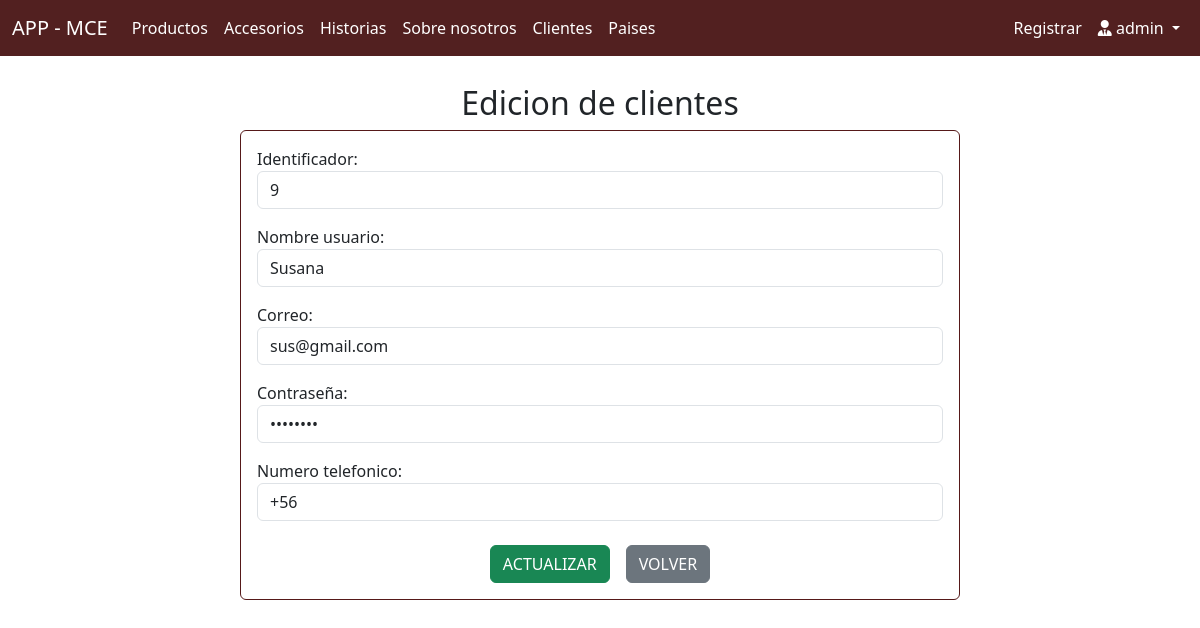
The page /administrativo/edicionCliente/9 (signed in) on the database its author committed.
### mce/models.py (models this page shows, shortened)
class Cliente(models.Model):
    id          = models.AutoField(primary_key=True)
    username    = models.CharField(max_length=20, unique=True, default='default_username', null=False, blank=False)
    email       = models.EmailField(unique=True, max_length=100, blank=False, null=False)
    password    = models.CharField(max_length=50)
    phoneNumber = models.CharField(max_length=15, blank=True, null=True)
    codigo      = models.CharField(max_length=5, default=56)
    active      = models.BooleanField()

### administrativo/views.py (the view)
# urls.py: path('edicionCliente/<id>', views.edicionCliente, name='edicionCliente'),
@login_required
def edicionCliente(request, id):
    cliente= Cliente.objects.get(id=id)
    context= {'cliente': cliente}
    return render(request, 'administrativo/edicionCliente.html', context)

### administrativo/templates/administrativo/edicionCliente.html (shortened to what this page needs)
{% extends 'administrativo/baseCrud.html' %}
{% block body%}
<div class="container mt-1">
    <div class="row justify-content-center">
        <div class="col-md-8">
            <h2 class="text-center">Edicion de clientes</h2>
            <div class="card" style="border: 1px solid #561919">
                <div class="card-body">
                    <form action="{% url 'editarCliente' %}" value="{{cliente.id}}" method="POST"> {% csrf_token %}
                        <div class="form-group mb-3">
                            <label for="identifier">Identificador:</label>
                            <input type="text" id="identifier" name="identifier" value="{{cliente.id}}"
                                class="form-control" placeholder="numero cliente" readonly>
                        </div>
                        <div class="form-group mb-3">
                            <label for="user">Nombre usuario:</label>
                            <input type="text" id="user" name="user" value="{{cliente.username}}" class="form-control"
                                placeholder="nombre usuario" minlength="5" maxlength="20">
                        </div>
                        <div class="form-group mb-3">
                            <label for="email">Correo:</label>
                            <input type="mail" id="email" name="email" value="{{cliente.email}}" class="form-control"
                                placeholder="correo" maxlength="100">
                        </div>
                        <div class="form-group mb-3">
                            <label for="pass">Contraseña:</label>
                            <input type="password" id="pass" name="pass" value="{{cliente.password}}"
                                class="form-control" placeholder="contraseña" maxlength="50">
                        </div>
                        <div class="form-group mb-4">
                            <label for="cel">Numero telefonico:</label>
                            <input type="text" id="cel" name="cel" value="{{cliente.phoneNumber}}" class="form-control"
                                placeholder="numero telefonico (opc)" maxlength="9">
                        </div>
                        <div class="form-group d-flex justify-content-center">
                            <button type="submit"
                            class="btn btn-success text-white btn-md mx-2" onclick="showAlert()">ACTUALIZAR</button>
                            <a href="{% url 'crud' %}" class="btn btn-secondary text-white btn-md mx-2">VOLVER</a>
                        </div>
                    </form>
                </div>
            </div>
        </div>
    </div>
</div>
{% endblock %}

### administrativo/templates/administrativo/baseCrud.html (shortened to what this page needs)
<!DOCTYPE html>
<html lang="en">
<head>
  <link rel="stylesheet" href="https://cdnjs.cloudflare.com/ajax/libs/font-awesome/6.0.0-beta3/css/all.min.css">
  <link href="https://cdn.jsdelivr.net/npm/bootstrap@5.3.3/dist/css/bootstrap.min.css" rel="stylesheet"
>
</head>
<body>
  {% if user.is_authenticated and user.is_superuser %}
  <nav class="navbar navbar-expand-lg" style="background-color:  #522020;">
    <div class="container-fluid">
      <a class="navbar-brand text-white" href="{% url 'crud' %}">APP - MCE</a>
      <div class="collapse navbar-collapse" id="navbarNav">
        <ul class="navbar-nav me-auto mb-2 mb-lg-0">
          <li class="nav-item">
            <a class="nav-link active text-white" aria-current="page" href="{% url 'crudProductos' %}">Productos</a>
          </li>
          <li class="nav-item">
            <a class="nav-link text-white" href="{% url 'crudAccesorios' %}">Accesorios</a>
          </li>
          <li class="nav-item">
            <a class="nav-link text-white" href="{% url 'crudHistorias' %}">Historias</a>
          </li>
          <li class="nav-item">
            <a class="nav-link text-white" href="{% url 'crudNosotros' %}">Sobre nosotros</a>
          </li>
          <li class="nav-item">
            <a class="nav-link text-white" href="{% url 'crudClientes' %}">Clientes</a>
          </li>
          <li class="nav-item">
            <a class="nav-link text-white" href="{% url 'crud_paises' %}">Paises</a>
          </li>
        </ul>
        <ul class="navbar-nav ms-auto mb-2 mb-lg-0">
          <li class="nav-item">
            <a class="nav-link text-white" href="{% url 'registro' %}">Registrar</a>
          </li>
          <li class="nav-item dropdown">
            <a class="nav-link dropdown-toggle highlight-username text-white" href="#" id="navbarDropdown" role="button"
              data-bs-toggle="dropdown" aria-haspopup="true" aria-expanded="false">
              <i class="fa-solid fa-user-tie"></i> {{ user.username }}
            </a>
          </li>
        </ul>
      </div>
    </div>
  </nav>
  <div class="container py-4">
    {% block body %}
    {% endblock %}
  </div>
  {% endif %}
</body>
</html>

### rows shown on the page
Cliente: identifier "9", user "Susana", email "sus@gmail.com", cel "+56"

### other values the page prints
{{ user.username }} "admin"
